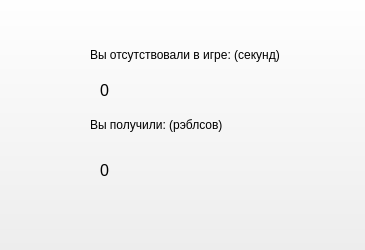
<?xml version="1.0" encoding="UTF-8"?>
<ui version="4.0">
 <class>pausewidget</class>
 <widget class="QWidget" name="pausewidget">
  <property name="windowModality">
   <enum>Qt::WindowModal</enum>
  </property>
  <property name="geometry">
   <rect>
    <x>0</x>
    <y>0</y>
    <width>365</width>
    <height>250</height>
   </rect>
  </property>
  <property name="minimumSize">
   <size>
    <width>365</width>
    <height>250</height>
   </size>
  </property>
  <property name="maximumSize">
   <size>
    <width>365</width>
    <height>250</height>
   </size>
  </property>
  <property name="windowTitle">
   <string>Form</string>
  </property>
  <widget class="QLabel" name="label">
   <property name="geometry">
    <rect>
     <x>90</x>
     <y>40</y>
     <width>190</width>
     <height>30</height>
    </rect>
   </property>
   <property name="text">
    <string>Вы отсутствовали в игре: (секунд)</string>
   </property>
  </widget>
  <widget class="QLabel" name="label_2">
   <property name="geometry">
    <rect>
     <x>90</x>
     <y>110</y>
     <width>190</width>
     <height>30</height>
    </rect>
   </property>
   <property name="text">
    <string>Вы получили: (рэблсов)</string>
   </property>
  </widget>
  <widget class="QLabel" name="label_absence_time">
   <property name="geometry">
    <rect>
     <x>100</x>
     <y>70</y>
     <width>160</width>
     <height>40</height>
    </rect>
   </property>
   <property name="font">
    <font>
     <pointsize>12</pointsize>
    </font>
   </property>
   <property name="text">
    <string>0</string>
   </property>
  </widget>
  <widget class="QLabel" name="label_absence_cash">
   <property name="geometry">
    <rect>
     <x>100</x>
     <y>150</y>
     <width>160</width>
     <height>40</height>
    </rect>
   </property>
   <property name="font">
    <font>
     <pointsize>12</pointsize>
    </font>
   </property>
   <property name="text">
    <string>0</string>
   </property>
  </widget>
  <widget class="QPushButton" name="pushButton">
   <property name="geometry">
    <rect>
     <x>-10</x>
     <y>-10</y>
     <width>381</width>
     <height>271</height>
    </rect>
   </property>
   <property name="text">
    <string/>
   </property>
  </widget>
  <zorder>pushButton</zorder>
  <zorder>label</zorder>
  <zorder>label_2</zorder>
  <zorder>label_absence_time</zorder>
  <zorder>label_absence_cash</zorder>
 </widget>
 <resources/>
 <connections/>
</ui>
